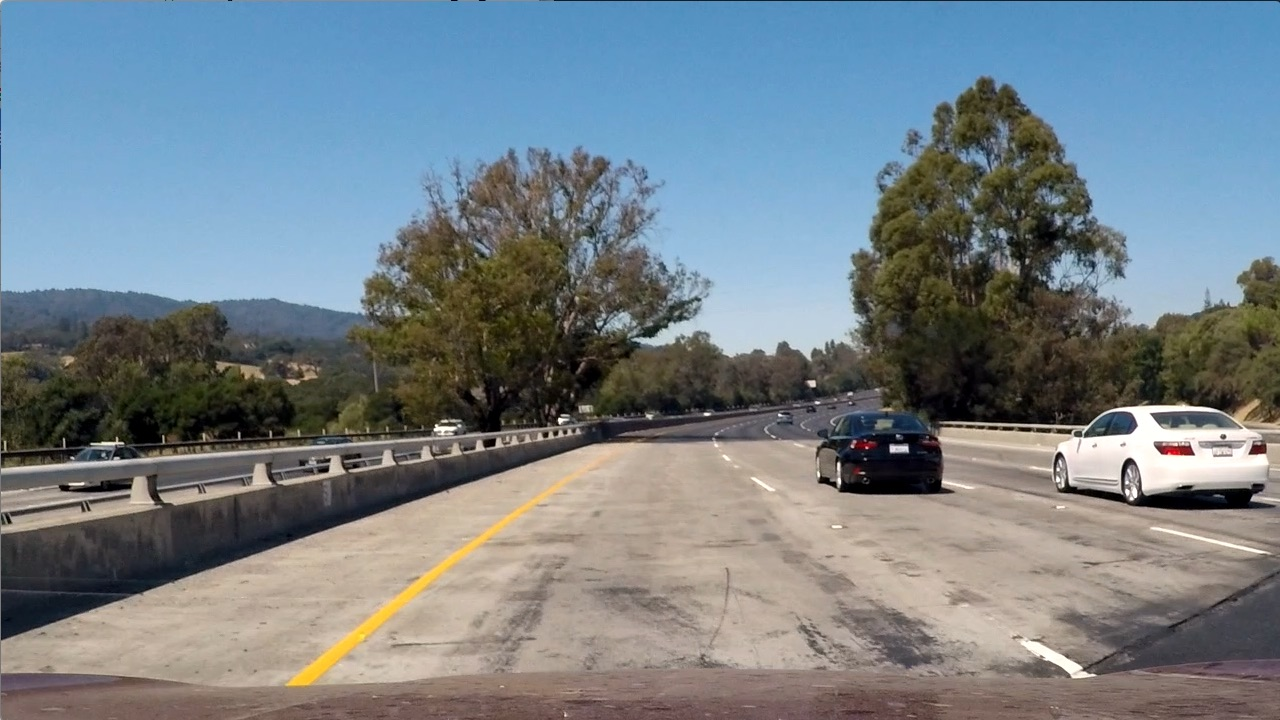
#> input picture test_images/test1.jpg, 1280 x 720 px; its folder holds only this picture in this run
$ python image_gen.py   (older library calls are emulated)
#> lines starting #> are read from the running program, lines starting #| are printed output that depends on the picture; after the words box and inside, x2 and y2 are one past the last pixel; in counts of white or black regions, pixels touching at a corner belong together
# -*- coding: utf-8 -*-
"""
Draws the lane lines on the test images.
"""

import pickle
import cv2
import numpy as np
import glob
#from tracker import Tracker
import matplotlib.pyplot as plt
import matplotlib.image as mpimg

# End of libraries

# Function definitions
def abs_sobel_thresh(img, orient='x', thresh=(0, 255)):
    # Apply the following steps to img
    # 1) Convert to grayscale
    gray = cv2.cvtColor(img, cv2.COLOR_RGB2GRAY)
    # Apply x or y gradient with the OpenCV Sobel() function
    # and take the absolute value
    if orient == 'x':
        abs_sobel = np.absolute(cv2.Sobel(gray, cv2.CV_64F, 1, 0))
    if orient == 'y':
        abs_sobel = np.absolute(cv2.Sobel(gray, cv2.CV_64F, 0, 1))
    # Rescale back to 8 bit integer
    scaled_sobel = np.uint8(255*abs_sobel/np.max(abs_sobel))
    # Create a copy and apply the threshold
    binary_output = np.zeros_like(scaled_sobel)
    # Here I'm using inclusive (>=, <=) thresholds, but exclusive is ok too
    binary_output[(scaled_sobel >= thresh[0]) & (scaled_sobel <= thresh[1])] = 1
    # Return the result
    return binary_output

# [34 lines left out: functions mag_thresh, dir_threshold, not called in this run]

def color_threshold(img, sthresh=(0, 255), vthresh=(0, 255)):
    hls = cv2.cvtColor(img, cv2.COLOR_RGB2HLS)
    s_channel = hls[:,:,2]
    s_binary = np.zeros_like(s_channel)
    s_binary[ (s_channel >= sthresh[0]) & (s_channel <= sthresh[1]) ] = 1

    hsv = cv2.cvtColor(img, cv2.COLOR_RGB2HSV)
    v_channel = hsv[:,:,2]
    v_binary = np.zeros_like(v_channel)
    v_binary[ (v_channel >= vthresh[0]) & (v_channel <= vthresh[1]) ] = 1

    output = np.zeros_like(s_channel)
    output[(s_binary == 1) & (v_binary == 1)] = 1
    return output

# [6 lines left out: function window_mask, not called in this run]

def find_lane_pixels(binary_warped):
    # Take a histogram of the bottom half of the image
    histogram = np.sum(binary_warped[binary_warped.shape[0]//2:,:], axis=0)
    # Create an output image to draw on and visualize the result
    out_img = np.dstack((binary_warped, binary_warped, binary_warped))
    # Find the peak of the left and right halves of the histogram
    # These will be the starting point for the left and right lines
    midpoint = np.int(histogram.shape[0]//2)
    leftx_base = np.argmax(histogram[:midpoint])
    rightx_base = np.argmax(histogram[midpoint:]) + midpoint

    # HYPERPARAMETERS
    # Choose the number of sliding windows
    nwindows = 9
    # Set the width of the windows +/- margin
    margin = 100
    # Set minimum number of pixels found to recenter window
    minpix = 50

    # Set height of windows - based on nwindows above and image shape
    window_height = np.int(binary_warped.shape[0]//nwindows)
    # Identify the x and y positions of all nonzero pixels in the image
    nonzero = binary_warped.nonzero()
    nonzeroy = np.array(nonzero[0])
    nonzerox = np.array(nonzero[1])
    # Current positions to be updated later for each window in nwindows
    leftx_current = leftx_base
    rightx_current = rightx_base

    # Create empty lists to receive left and right lane pixel indices
    left_lane_inds = []
    right_lane_inds = []

    # Step through the windows one by one
    for window in range(nwindows):
        # Identify window boundaries in x and y (and right and left)
        win_y_low = binary_warped.shape[0] - (window+1)*window_height
        win_y_high = binary_warped.shape[0] - window*window_height
        win_xleft_low = leftx_current - margin
        win_xleft_high = leftx_current + margin
        win_xright_low = rightx_current - margin
        win_xright_high = rightx_current + margin

        # Draw the windows on the visualization image
        cv2.rectangle(out_img,(win_xleft_low,win_y_low),
        (win_xleft_high,win_y_high),(0,255,0), 2)
        cv2.rectangle(out_img,(win_xright_low,win_y_low),
        (win_xright_high,win_y_high),(0,255,0), 2)

        # Identify the nonzero pixels in x and y within the window #
        good_left_inds = ((nonzeroy >= win_y_low) & (nonzeroy < win_y_high) &
        (nonzerox >= win_xleft_low) &  (nonzerox < win_xleft_high)).nonzero()[0]
        good_right_inds = ((nonzeroy >= win_y_low) & (nonzeroy < win_y_high) &
        (nonzerox >= win_xright_low) &  (nonzerox < win_xright_high)).nonzero()[0]

        # Append these indices to the lists
        left_lane_inds.append(good_left_inds)
        right_lane_inds.append(good_right_inds)

        # If you found > minpix pixels, recenter next window on their mean position
        if len(good_left_inds) > minpix:
            leftx_current = np.int(np.mean(nonzerox[good_left_inds]))
        if len(good_right_inds) > minpix:
            rightx_current = np.int(np.mean(nonzerox[good_right_inds]))

    # Concatenate the arrays of indices (previously was a list of lists of pixels)
    try:
        left_lane_inds = np.concatenate(left_lane_inds)
        right_lane_inds = np.concatenate(right_lane_inds)
    except ValueError:
        # Avoids an error if the above is not implemented fully
        pass

    # Extract left and right line pixel positions
    leftx = nonzerox[left_lane_inds]
    lefty = nonzeroy[left_lane_inds]
    rightx = nonzerox[right_lane_inds]
    righty = nonzeroy[right_lane_inds]

    return leftx, lefty, rightx, righty, out_img

def fit_polynomial(binary_warped):
    # Find our lane pixels first
    leftx, lefty, rightx, righty, out_img = find_lane_pixels(binary_warped)

    # Fit a second order polynomial to each using `np.polyfit`
    left_fit = np.polyfit(lefty, leftx, 2)
    right_fit = np.polyfit(righty, rightx, 2)

    # Generate x and y values for plotting
    ploty = np.linspace(0, binary_warped.shape[0]-1, binary_warped.shape[0] )
    try:
        left_fitx = left_fit[0]*ploty**2 + left_fit[1]*ploty + left_fit[2]
        right_fitx = right_fit[0]*ploty**2 + right_fit[1]*ploty + right_fit[2]
    except TypeError:
        # Avoids an error if `left` and `right_fit` are still none or incorrect
        print('The function failed to fit a line!')
        left_fitx = 1*ploty**2 + 1*ploty
        right_fitx = 1*ploty**2 + 1*ploty
    """
    ## Visualization ##
    # Colors in the left and right lane regions
    out_img[lefty, leftx] = [255, 0, 0]
    out_img[righty, rightx] = [0, 0, 255]

    # Plots the left and right polynomials on the lane lines
    plt.plot(left_fitx, ploty, color='yellow')
    plt.plot(right_fitx, ploty, color='yellow')

    return out_img
    """
    return left_fit, right_fit

def fit_poly(img_shape, leftx, lefty, rightx, righty):
     ### TO-DO: Fit a second order polynomial to each with np.polyfit() ###
    left_fit = np.polyfit(lefty, leftx, 2)
    right_fit = np.polyfit(righty, rightx, 2)
    # Generate x and y values for plotting
    ploty = np.linspace(0, img_shape[0]-1, img_shape[0])
    ### TO-DO: Calc both polynomials using ploty, left_fit and right_fit ###
    left_fitx = left_fit[0]*ploty**2 + left_fit[1]*ploty + left_fit[2]
    right_fitx = right_fit[0]*ploty**2 + right_fit[1]*ploty + right_fit[2]

    return left_fitx, right_fitx, ploty

def search_around_poly(left_fit, right_fit, binary_warped):
    # HYPERPARAMETER
    # Choose the width of the margin around the previous polynomial to search
    # The quiz grader expects 100 here, but feel free to tune on your own!
    margin = 100

    # Grab activated pixels
    nonzero = binary_warped.nonzero()
    nonzeroy = np.array(nonzero[0])
    nonzerox = np.array(nonzero[1])

    ### TO-DO: Set the area of search based on activated x-values ###
    ### within the +/- margin of our polynomial function ###
    ### Hint: consider the window areas for the similarly named variables ###
    ### in the previous quiz, but change the windows to our new search area ###
    left_lane_inds = ((nonzerox > (left_fit[0]*(nonzeroy**2) + left_fit[1]*nonzeroy +
                    left_fit[2] - margin)) & (nonzerox < (left_fit[0]*(nonzeroy**2) +
                    left_fit[1]*nonzeroy + left_fit[2] + margin)))
    right_lane_inds = ((nonzerox > (right_fit[0]*(nonzeroy**2) + right_fit[1]*nonzeroy +
                    right_fit[2] - margin)) & (nonzerox < (right_fit[0]*(nonzeroy**2) +
                    right_fit[1]*nonzeroy + right_fit[2] + margin)))

    # Again, extract left and right line pixel positions
    leftx = nonzerox[left_lane_inds]
    lefty = nonzeroy[left_lane_inds]
    rightx = nonzerox[right_lane_inds]
    righty = nonzeroy[right_lane_inds]

    # Fit new polynomials
    left_fitx, right_fitx, ploty = fit_poly(binary_warped.shape, leftx, lefty, rightx, righty)

    ## Visualization ##
    # Create an image to draw on and an image to show the selection window
    out_img = np.dstack((binary_warped, binary_warped, binary_warped))*255
    window_img = np.zeros_like(out_img)
    # Color in left and right line pixels
    out_img[nonzeroy[left_lane_inds], nonzerox[left_lane_inds]] = [255, 0, 0]
    out_img[nonzeroy[right_lane_inds], nonzerox[right_lane_inds]] = [0, 0, 255]

    # Generate a polygon to illustrate the search window area
    # And recast the x and y points into usable format for cv2.fillPoly()
    left_line_window1 = np.array([np.transpose(np.vstack([left_fitx-margin, ploty]))])
    left_line_window2 = np.array([np.flipud(np.transpose(np.vstack([left_fitx+margin,
                              ploty])))])
    left_line_pts = np.hstack((left_line_window1, left_line_window2))
    right_line_window1 = np.array([np.transpose(np.vstack([right_fitx-margin, ploty]))])
    right_line_window2 = np.array([np.flipud(np.transpose(np.vstack([right_fitx+margin,
                              ploty])))])
    right_line_pts = np.hstack((right_line_window1, right_line_window2))

    # Draw the lane onto the warped blank image
    cv2.fillPoly(window_img, np.int_([left_line_pts]), (0,255, 0))
    cv2.fillPoly(window_img, np.int_([right_line_pts]), (0,255, 0))
    result = cv2.addWeighted(out_img, 1, window_img, 0.3, 0)
    """
    # Plot the polynomial lines onto the image
    plt.plot(left_fitx, ploty, color='yellow')
    plt.plot(right_fitx, ploty, color='yellow')
    ## End visualization steps ##
    """
    return ploty, left_fitx, right_fitx, result

def measure_curvature_real():
    '''
    Calculates the curvature of polynomial functions in meters.
    '''
    # Define conversions in x and y from pixels space to meters
    ym_per_pix = 30/720 # meters per pixel in y dimension
    xm_per_pix = 3.7/700 # meters per pixel in x dimension

    # Define y-value where we want radius of curvature
    # We'll choose the maximum y-value, corresponding to the bottom of the image
    y_eval = np.max(ploty)

    # Calculation of R_curve (radius of curvature)
    left_curverad = ((1 + (2*left_fit[0]*y_eval*ym_per_pix + left_fit[1])**2)**1.5) / np.absolute(2*left_fit[0])
    right_curverad = ((1 + (2*right_fit[0]*y_eval*ym_per_pix + right_fit[1])**2)**1.5) / np.absolute(2*right_fit[0])

    return left_curverad, right_curverad


# End of function definitions


# Program Main

# Read in the saved camera matrix and distortion coefficients
# These are the arrays calculated using cam_cal.py
dist_pickle = pickle.load( open( "calibration_pickle.p", "rb" ) )
#> (reads calibration_pickle.p from the repository)
mtx = dist_pickle["mtx"]
dist = dist_pickle["dist"]
# Make a list of test images
images = glob.glob('./../CarND-Advanced-Lane-Lines/test_images/test*.jpg')
#images = ('./../CarND-Advanced-Lane-Lines/test_images/test1.jpg', './../CarND-Advanced-Lane-Lines/test_images/test2.jpg')

# Undistort the images in the list
for idx, fname in enumerate(images):
    img = cv2.imread(fname)
#> img is the input picture: shape (720, 1280, 3); mean B, G, R 135.5, 128.7, 117.5
    img = cv2.undistort(img, mtx, dist, None, mtx)

    # Preprocess image and generate binary pixel of interest
    preprocessImage = np.zeros_like(img[:,:,0])
    gradx = abs_sobel_thresh(img, orient='x', thresh=(12, 255))
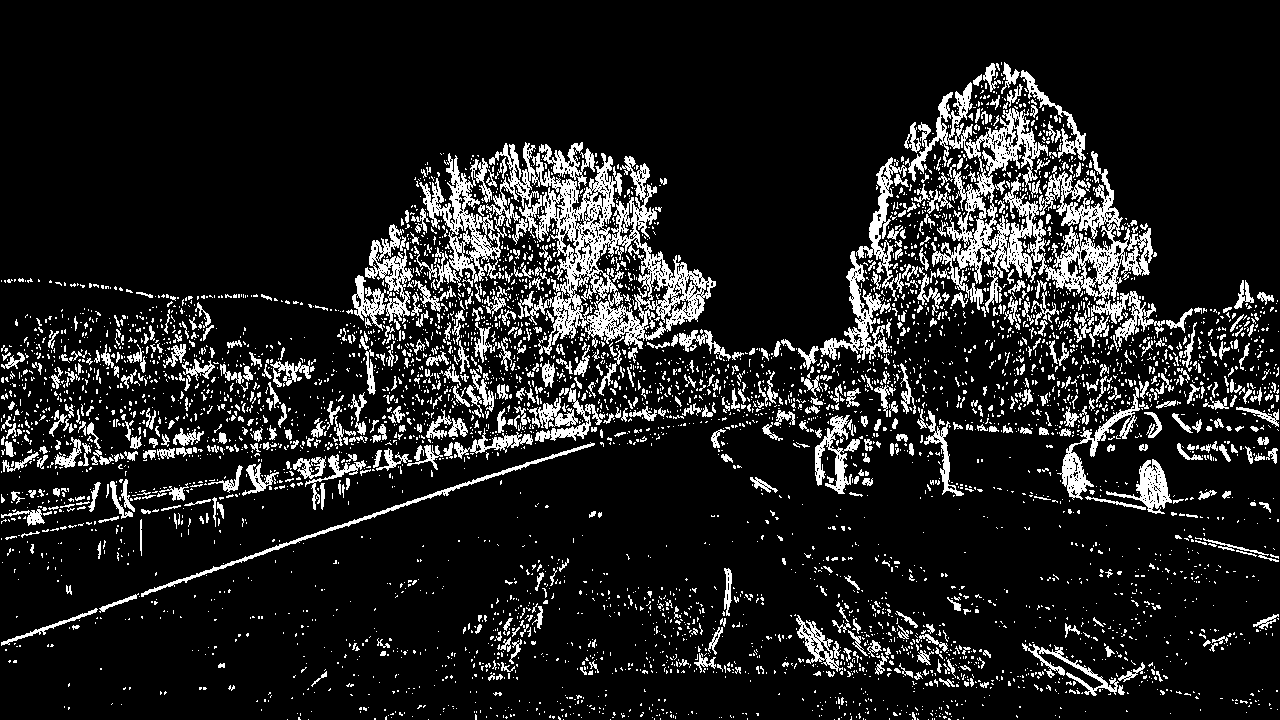
#> gradx: shape (720, 1280); values 0 (black) and 1 (white), 12.7% white in thin lines or dots
    grady = abs_sobel_thresh(img, orient='y', thresh=(25, 255))
#> grady: shape (720, 1280); values 0 (black) and 1 (white), 8.4% white; 3931 white regions (3493 under 20 px), largest, box (x1, y1, x2, y2) and area: (0, 395, 880, 646) 15545, (0, 449, 393, 541) 5691, (931, 400, 1280, 447) 3982
    c_binary = color_threshold(img, sthresh=(100, 255), vthresh=(50, 255))
#> c_binary: shape (720, 1280); values 0 (black) and 1 (white), 34.4% white; 521 white regions (441 under 20 px), largest, box (x1, y1, x2, y2) and area: (0, 0, 1280, 312) 289471, (1069, 407, 1280, 495) 7443, (265, 446, 622, 703) 6331
    preprocessImage[ ((gradx == 1) & (grady == 1) | (c_binary == 1)) ] = 255

    # Define the perspective transformation area

    img_size = (img.shape[1], img.shape[0])
    """
    bot_width = 0.76  # percent of bottom trapezoid height
    mid_width = 0.08  # percent of middle trapezoid height
    height_pct = 0.62  # percent for trapezoid height
    bot_trim = 0.935  # percent from top to bottom to avoid car hood
    # Coordinates go clockwise for src and dst
    src = np.float32([[img.shape[1]*(0.5-mid_width/2), img.shape[0]*height_pct], \
                    [img.shape[1]*(0.5+mid_width/2), img.shape[0]*height_pct], \
                    [img.shape[1]*(0.5+bot_width/2), img.shape[0]*bot_trim], \
                    [img.shape[1]*(0.5-bot_width/2), img.shape[0]*bot_trim]])
    offset = img_size[0] * 0.25
    dst = np.float32([[offset, 0], [img_size[0]-offset, 0], \
                    [img_size[0]-offset, img_size[1]], [offset, img_size[1]]])
    """
    src = np.float32(
    [[(img_size[0] / 2) - 55, img_size[1] / 2 + 100],
    [((img_size[0] / 6) - 10), img_size[1]],
    [(img_size[0] * 5 / 6) + 60, img_size[1]],
    [(img_size[0] / 2 + 55), img_size[1] / 2 + 100]])
    dst = np.float32(
    [[(img_size[0] / 4), 0],
    [(img_size[0] / 4), img_size[1]],
    [(img_size[0] * 3 / 4), img_size[1]],
    [(img_size[0] * 3 / 4), 0]])

    # Perform the transorm
    M = cv2.getPerspectiveTransform(src, dst)
    Minv = cv2.getPerspectiveTransform(dst, src)
    # Warp the image using OpenCV warpPerspective()
    warped = cv2.warpPerspective(preprocessImage, M, img_size, flags=cv2.INTER_LINEAR)
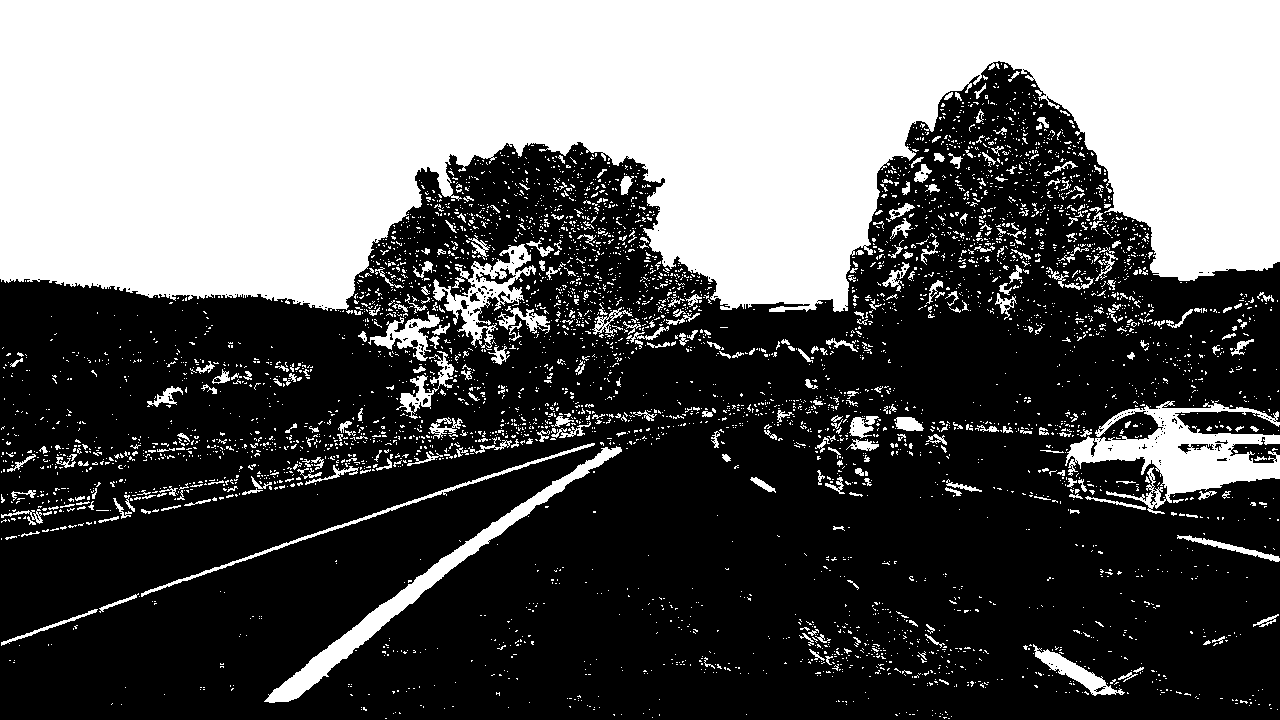
#> preprocessImage: shape (720, 1280); 38.1% white; 4821 white regions (4462 under 20 px), largest, box (x1, y1, x2, y2) and area: (0, 0, 1280, 312) 290583, (1065, 400, 1280, 514) 9522, (264, 446, 622, 703) 6341

    left_fit, right_fit = fit_polynomial(warped)
#> after the loop in find_lane_pixels, `for window in range(nwindows):`:
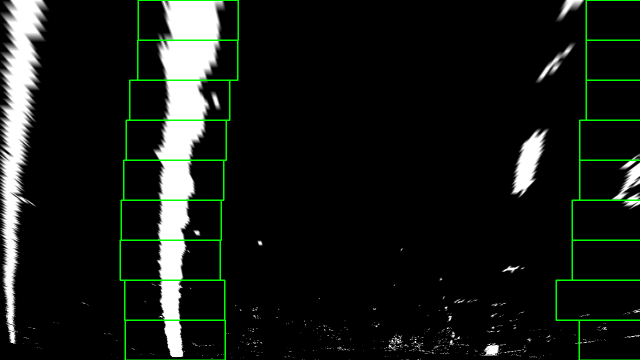
#> out_img: shape (720, 1280, 3) (shown at 1/2 size); mean of channels 0, 1, 2 21.8, 26.1, 21.8; drawn as B, G, R
    ploty, left_fitx, right_fitx, result = search_around_poly(left_fit, right_fit, warped)
#> in search_around_poly, `cv2.fillPoly(window_img, np.int_([right_line_pts]), (0,255, 0))`:
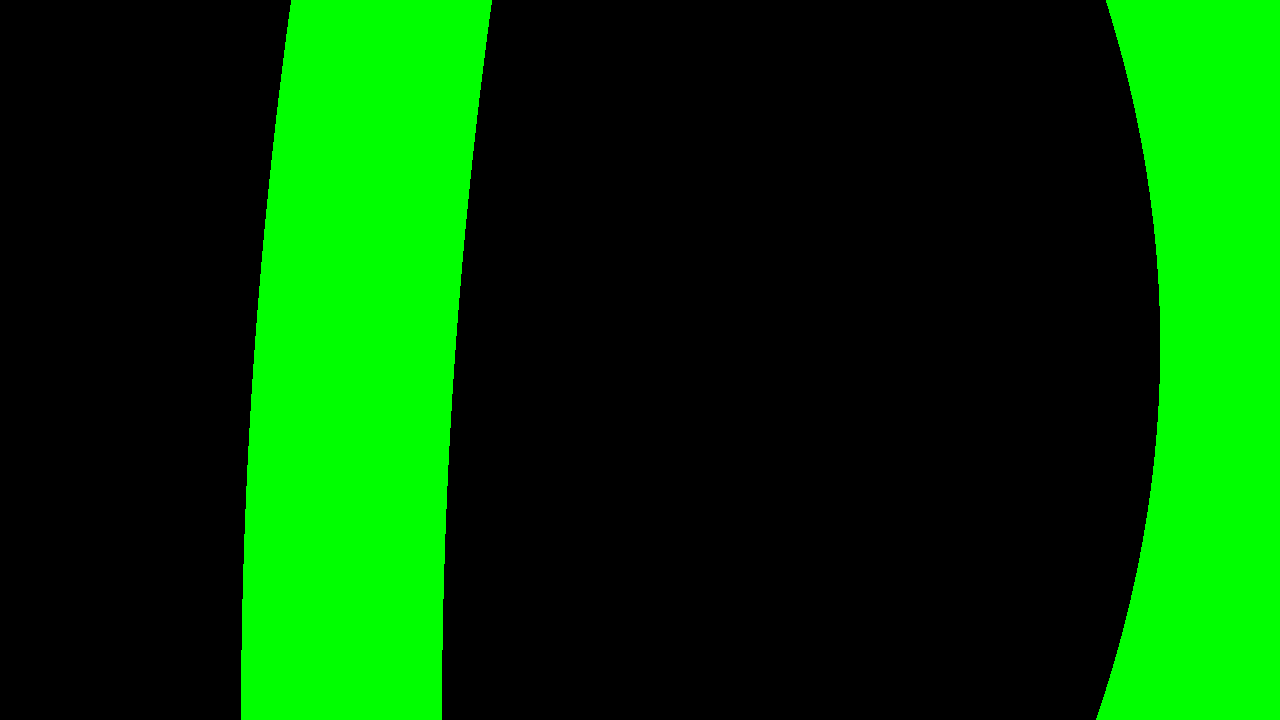
#> window_img: shape (720, 1280, 3); mean of channels 0, 1, 2 0, 67.9, 0; drawn as B, G, R
#> (the rest of the program and of its run is left out)
